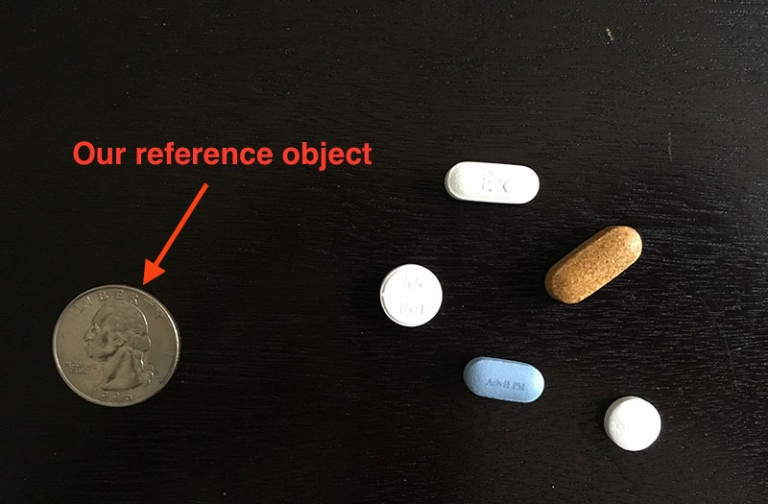
#> input picture Lab/example.jpg, 768 x 504 px
$ python object_size_drop.py --image example.jpg --width 1.0   (older library calls are emulated)
#> lines starting #> are read from the running program, lines starting #| are printed output that depends on the picture; after the words box and inside, x2 and y2 are one past the last pixel; in counts of white or black regions, pixels touching at a corner belong together
"""
@version: v1.0
@author: Mystery Guest
@license: Apache Licence
@contact: mysticalguest@163.com
@site:
@software: PyCharm
@file: object_size_drop.py
@time: 2021/11/19 15:49
"""

from scipy.spatial import distance as dist
from imutils import perspective
from imutils import contours
import numpy as np
import argparse
import imutils
import cv2
from draw import draw_histogram


# 用于计算两个（x，y）坐标之间的中点
def midpoint(ptA, ptB):
    return ((ptA[0] + ptB[0]) * 0.5, (ptA[1] + ptB[1]) * 0.5)


# 解析我们的命令行参数
# construct the argument parse and parse the arguments
ap = argparse.ArgumentParser()
ap.add_argument("-i", "--image", required=True,
    help="path to the input image")
ap.add_argument("-w", "--width", type=float, required=True,
    help="width of the left-most object in the image (in inches)")
args = vars(ap.parse_args())

# 从磁盘加载我们的图像，将其转换为灰度，然后使用高斯过滤器平滑它
# load the image, convert it to grayscale, and blur it slightly
image = cv2.imread(args["image"])
#> image is the input picture: shape (504, 768, 3); mean B, G, R 27.4, 32.8, 37.2
gray = cv2.cvtColor(image, cv2.COLOR_BGR2GRAY)
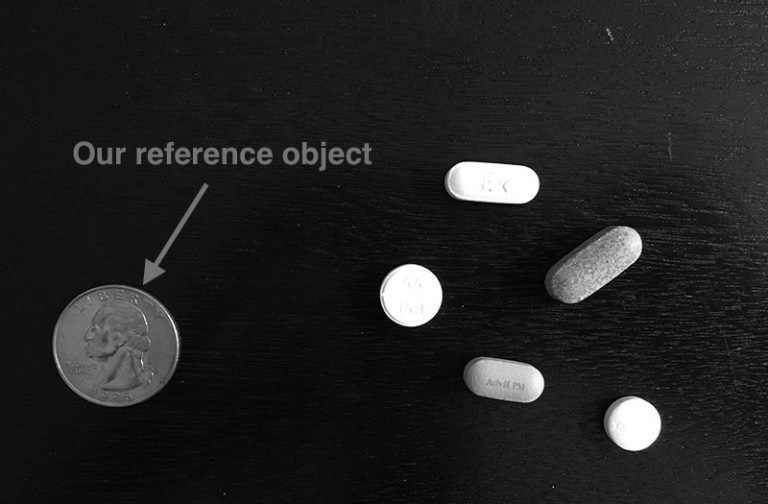
#> gray: shape (504, 768); min 0, max 255, mean 33.5
gray = cv2.GaussianBlur(gray, (7, 7), 0)

# 然后我们执行边缘检测和扩张+磨平，以消除边缘图中边缘之间的任何间隙
# perform edge detection, then perform a dilation + erosion to
# close gaps in between object edges
edged = cv2.Canny(gray, 50, 100)
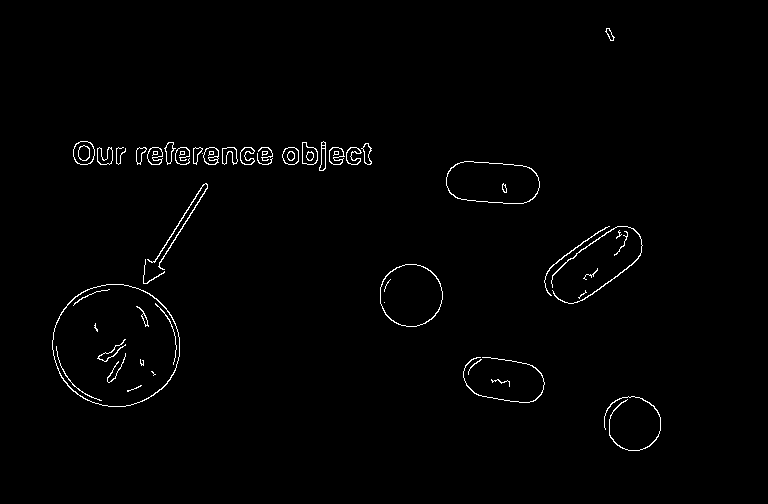
#> edged: shape (504, 768); 1.1% white in thin lines or dots, all inside (x1, y1, x2, y2) = (52, 28, 661, 451)
edged = cv2.dilate(edged, None, iterations=1)
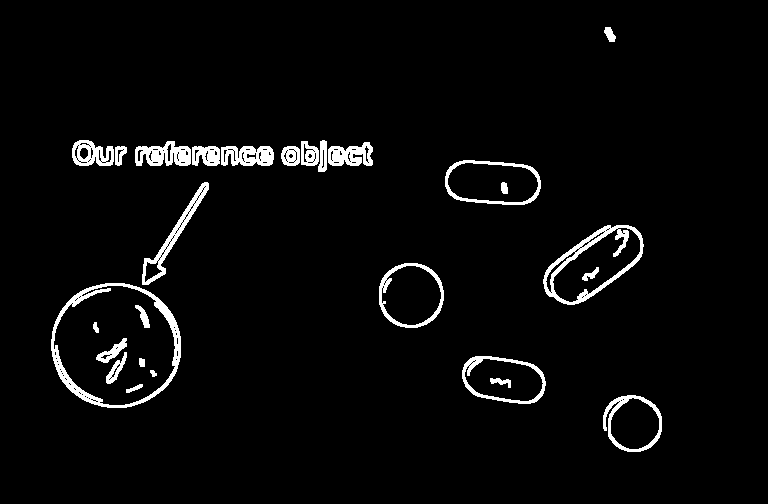
#> edged: shape (504, 768); 3.6% white; 27 white regions, largest, box (x1, y1, x2, y2) and area: (51, 283, 181, 408) 2148, (543, 225, 644, 305) 1654, (142, 182, 209, 285) 1028
edged = cv2.erode(edged, None, iterations=1)
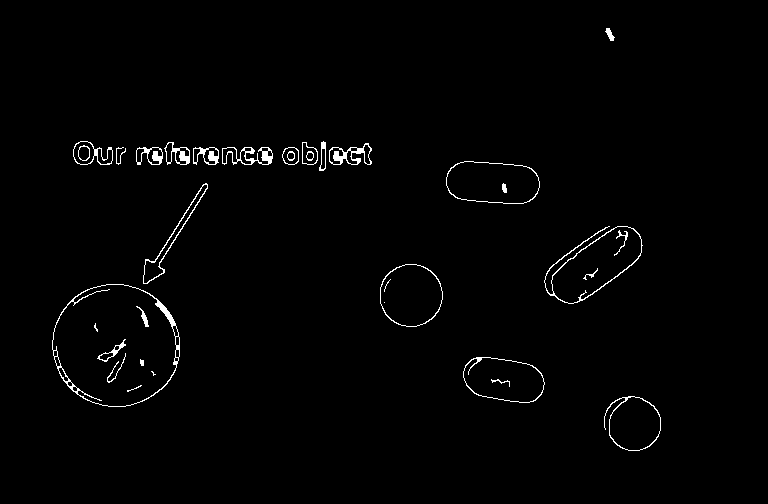
#> edged: shape (504, 768); 1.3% white in thin lines or dots, all inside (x1, y1, x2, y2) = (52, 28, 661, 451)

# 找到等高线，也就是我们边缘图中物体相对应的轮廓线。
# find contours in the edge map
cnts = cv2.findContours(edged.copy(), cv2.RETR_EXTERNAL,
    cv2.CHAIN_APPROX_SIMPLE)
#> cnts = 18 contours, 1 with area under 20; largest, box (x1, y1, x2, y2) and area: (52, 284, 180, 407) 12244, (544, 226, 643, 304) 3902, (446, 161, 540, 204) 3268, (380, 264, 443, 327) 3065, (463, 357, 545, 403) 2836
cnts = cnts[0] if imutils.is_cv2() else cnts[1]

# sort the contours from left-to-right and initialize the
# 'pixels per metric' calibration variable
# 然后，这些等高线区域从左到右（使得我们可以提取到参照物）在下一行代码中进行排列
# print(cnts[0])
#> (the run stopped early here; a loop or call above may not have finished)
